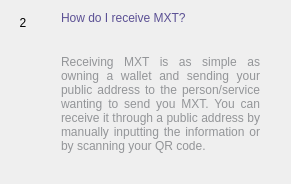
                  <widget class="QWidget" name="widgetFaq2" native="true">
                   <layout class="QHBoxLayout" name="horizontalPage2" stretch="0,1">
                    <item alignment="Qt::AlignTop">
                     <widget class="QLabel" name="labelNumber2">
                      <property name="minimumSize">
                       <size>
                        <width>24</width>
                        <height>24</height>
                       </size>
                      </property>
                      <property name="maximumSize">
                       <size>
                        <width>16777215</width>
                        <height>24</height>
                       </size>
                      </property>
                      <property name="text">
                       <string>2</string>
                      </property>
                      <property name="alignment">
                       <set>Qt::AlignCenter</set>
                      </property>
                     </widget>
                    </item>
                    <item>
                     <layout class="QVBoxLayout" name="verticalLayoutPage2">
                      <property name="spacing">
                       <number>0</number>
                      </property>
                      <property name="leftMargin">
                       <number>20</number>
                      </property>
                      <property name="rightMargin">
                       <number>20</number>
                      </property>
                      <item>
                       <widget class="QLabel" name="labelSubtitle2">
                        <property name="styleSheet">
                         <string notr="true">color: rgb(91, 80, 148);</string>
                        </property>
                        <property name="text">
                         <string>How do I receive MXT?</string>
                        </property>
                        <property name="wordWrap">
                         <bool>true</bool>
                        </property>
                       </widget>
                      </item>
                      <item>
                       <spacer name="verticalSpacer_20">
                        <property name="orientation">
                         <enum>Qt::Vertical</enum>
                        </property>
                        <property name="sizeType">
                         <enum>QSizePolicy::Fixed</enum>
                        </property>
                        <property name="sizeHint" stdset="0">
                         <size>
                          <width>20</width>
                          <height>30</height>
                         </size>
                        </property>
                       </spacer>
                      </item>
                      <item>
                       <widget class="QLabel" name="labelContent2">
                        <property name="styleSheet">
                         <string notr="true">color: rgb(147, 149, 152);</string>
                        </property>
                        <property name="text">
                         <string>
                           &lt;html&gt;&lt;head/&gt;&lt;body&gt;&lt;p align=&quot;justify&quot;&gt;
                           Receiving MXT is as simple as owning a wallet and sending your public address
                           to the person/service wanting to send you MXT. You can receive it through a 
                           public address by manually inputting the information or by scanning your QR code.
                           &lt;/p&gt;&lt;/body&gt;&lt;/html&gt;
                         </string>
                        </property>
                        <property name="alignment">
                         <set>Qt::AlignLeading|Qt::AlignLeft|Qt::AlignTop</set>
                        </property>
                        <property name="wordWrap">
                         <bool>true</bool>
                        </property>
                       </widget>
                      </item>
                      <item>
                       <spacer name="verticalSpacer_21">
                        <property name="orientation">
                         <enum>Qt::Vertical</enum>
                        </property>
                        <property name="sizeHint" stdset="0">
                         <size>
                          <width>20</width>
                          <height>20</height>
                         </size>
                        </property>
                       </spacer>
                      </item>
                     </layout>
                    </item>
                   </layout>
                  </widget>
